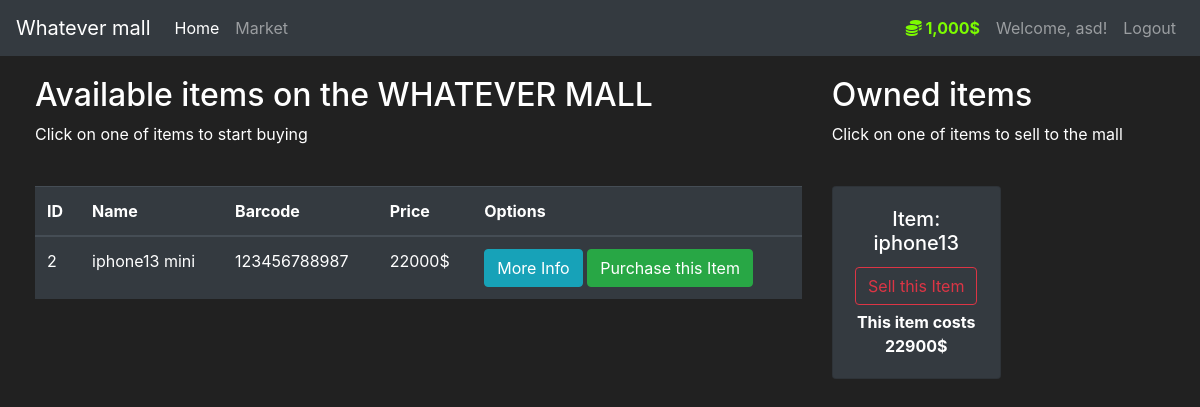
The page /market (signed in) on the database as committed earlier.
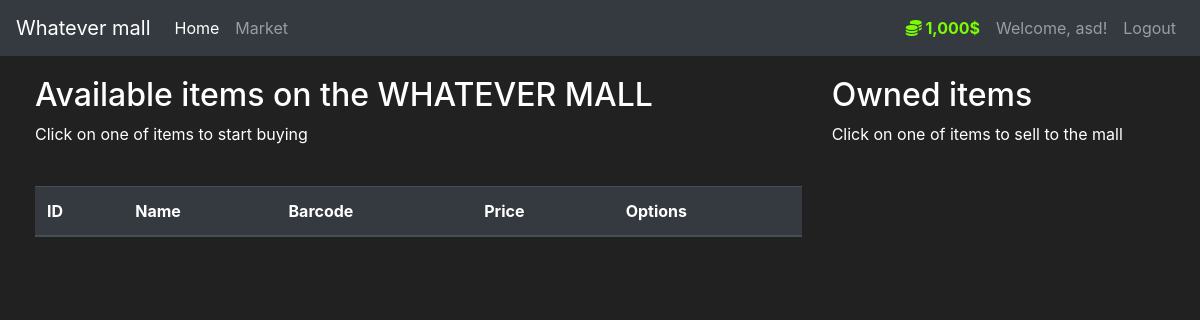
The same page on the database as committed later.
### market/models.py (models this page shows, shortened)
class User(db.Model, UserMixin):
    id = db.Column(db.Integer(), primary_key=True)
    username = db.Column(db.String(length=30), nullable=False, unique=True)
    email_address = db.Column(db.String(length=50), nullable=False, unique=True)
    password_hash = db.Column(db.String(length=60), nullable=False)
    budget = db.Column(db.Integer(), nullable=False, default=1000)
    items = db.relationship('Item', backref='owned_user', lazy=True)
    @property
    def prettier_budget(self):
        return f"{self.budget:,}$"
    @property
    def password(self):
        return self.password

class Item(db.Model):
    id = db.Column(db.Integer(), primary_key=True)
    name = db.Column(db.String(length=30), nullable=False, unique=True)
    price = db.Column(db.Integer(), nullable=False)
    barcode = db.Column(db.String(length=12), nullable=False, unique=True)
    description = db.Column(db.String(length=1024), nullable=False, unique=True)
    owner = db.Column(db.Integer(), db.ForeignKey('user.id'))
    def __repr__(self):
        return f"Item: {self.name}"

### market/routes.py (the view, shortened to what this page needs)
@app.route('/market', methods=['GET', 'POST'])
@login_required
def market_page():
    purchase_form = PurchaseItemForm()
    selling_form = SellItemForm()
    if request.method == "GET":
        items = Item.query.filter_by(owner=None)
        owned_items = Item.query.filter_by(owner=current_user.id)
        return render_template('market.html', items=items, purchase_form=purchase_form,
                               owned_items=owned_items, selling_form=selling_form)

### market/models.py (called while the page is built)
@login_manager.user_loader
def load_user(user_id):
    return User.query.get(int(user_id))

### market/templates/market.html (shortened to what this page needs)
{% extends "base.html" %}
{% block content %}
<div class="row" style="margin-top:20px;margin-left:20px">
    <div class="col-8">
        <h2>Available items on the WHATEVER MALL</h2>
        <p>Click on one of items to start buying</p>
        <br>
        <table class="table table-hover table-dark">
            <thead>
            <tr>
                <th scope="col">ID</th>
                <th scope="col">Name</th>
                <th scope="col">Barcode</th>
                <th scope="col">Price</th>
                <th scope="col">Options</th>
            </tr>
            </thead>
            <tbody>
            {% for item in items %}
            <tr>
                <td>{{ item.id }}</td>
                <td>{{ item.name }}</td>
                <td>{{ item.barcode }}</td>
                <td>{{ item.price }}$</td>
                <td>
                    <button class="btn btn-outline btn-info" data-toggle="modal"
                            data-target="#Modal-MoreInfo-{{ item.id }}">More Info
                    </button>
                    <button class="btn btn-outline btn-success" data-toggle="modal"
                            data-target="#Modal-PurchaseConfirm-{{ item.id }}">Purchase this Item
                    </button>
                </td>
            </tr>
            {% endfor %}
            </tbody>
        </table>
    </div>
    <div class="col-4">
        <h2>Owned items</h2>
        <p>Click on one of items to sell to the mall</p>
        <br>
        <div class="row">
            {% for owned_item in owned_items %}
            <div class="col-md-6">
                <div style="margin-bottom: 5px" class="card text-center bg-dark">
                    <div class="card-body">
                        <h5 class="card-title">{{ owned_item }}</h5>
                        <button type="button" class="btn btn-outline-danger" style="margin-bottom: 5px"
                                data-toggle="modal" data-target="#Modal-SellingConfirm-{{ owned_item.id }}">
                            Sell this Item
                        </button>
                        <p class="card-text"><strong>This item costs {{owned_item.price}}$</strong></p>
                    </div>
                </div>
            </div>
            {% endfor %}
        </div>
    </div>
</div>
{% endblock %}

### market/templates/base.html (shortened to what this page needs)
<!doctype html>
<html lang="en">
   <head>
      <link rel="stylesheet" href="https://cdn.jsdelivr.net/npm/bootstrap@4.5.3/dist/css/bootstrap.min.css">
   </head>
   <body>
      <nav class="navbar navbar-expand-md navbar-dark bg-dark">
        <a class="navbar-brand" href="#">Whatever mall</a>
        <div class="collapse navbar-collapse" id="navbarNav">
            <ul class="navbar-nav mr-auto">
                <li class="nav-item active">
                    <a class="nav-link" href="{{ url_for('home_page') }}">Home <span class="sr-only">(current)</span></a>
                </li>
                <li class="nav-item">
                    <a class="nav-link" href="{{ url_for('market_page') }}">Market</a>
                </li>
            </ul>
            {% if current_user.is_authenticated %}
                <ul class="navbar-nav">
                    <li class="nav-item">
                        <a class="nav-link" style="color: lawngreen; font-weight: bold">
                            <i class="fas fa-coins"></i>
                            {{ current_user.prettier_budget }}
                        </a>
                    </li>
                    <li class="nav-item">
                        <a class="nav-link">Welcome, {{ current_user.username }}!</a>
                    </li>
                    <li class="nav-item">
                        <a class="nav-link" href="{{ url_for('logout_page') }}">Logout</a>
                    </li>
                </ul>
            {% endif %}
        </div>
    </nav>
       {% block content %}
       {% endblock %}
   </body>
</html>

### market/templates/base.html (style rules this page uses)
body { background-color: #212121; color: white }

Rows that differ between the two databases and show on the page:
no longer on this page (row edited): Item: id "2", name "iphone13 mini", barcode "123456788987", price "22000", shown under "Available items on the WHATEVER MALL"
no longer on this page (row edited): Item: name "Item: iphone13", price "22900", shown under "Owned items"
